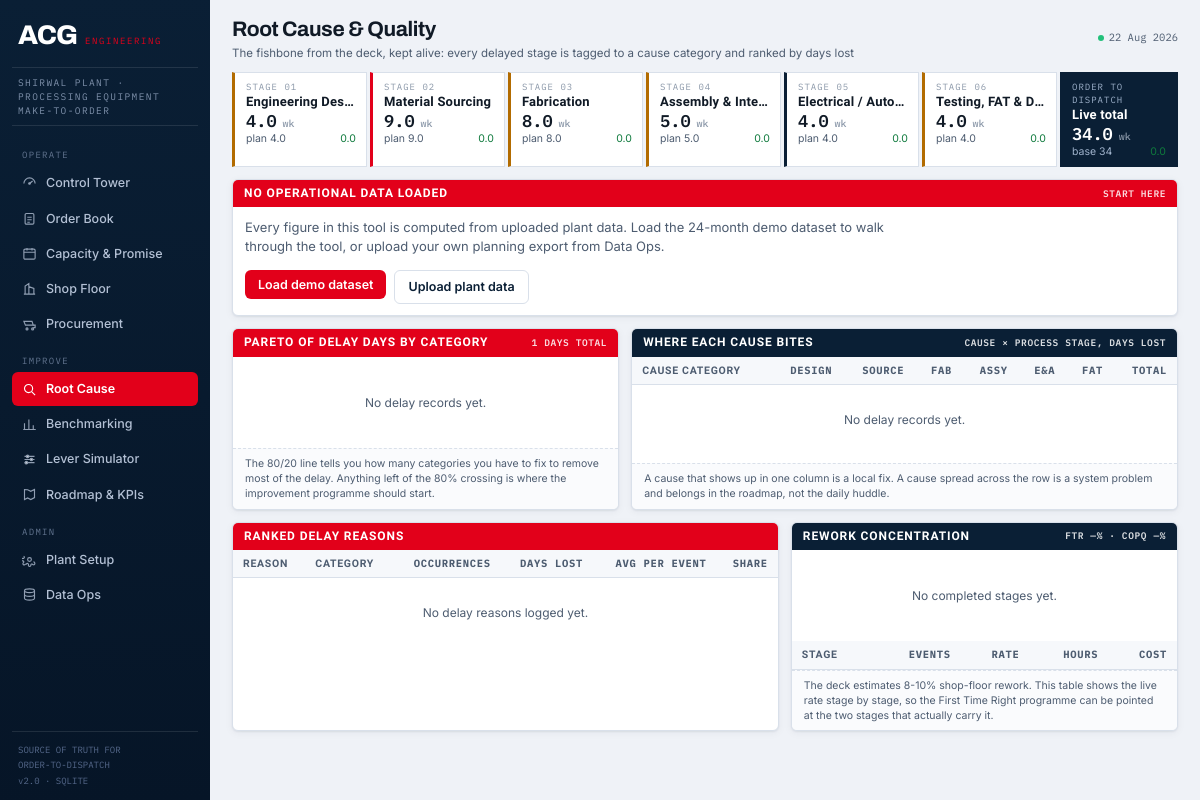
Page /root-cause on the committed database.
### tables this page shows
CREATE TABLE stages (
    id INTEGER PRIMARY KEY,
    seq INTEGER NOT NULL,
    name TEXT NOT NULL,
    short_name TEXT NOT NULL,
    acg_weeks REAL NOT NULL,
    industry_low REAL NOT NULL,
    industry_high REAL NOT NULL,
    best_in_class_low REAL NOT NULL,
    best_in_class_high REAL NOT NULL,
    wip_capacity INTEGER NOT NULL DEFAULT 4,   -- jobs the stage can hold concurrently
    owner_function TEXT NOT NULL DEFAULT ''
);

### app.py (the view)
@app.route("/root-cause")
def root_cause():
    db = get_db()
    par, total = E.pareto(db)
    return render_template("root_cause.html", pareto=par, total_delay=total,
                           reasons=E.top_reasons(db, 12), matrix=E.delay_matrix(db),
                           rework=E.rework_by_stage(db), kpis=E.compute_kpis(db))

### app.py (called while the page is built)
def get_conn():
    conn = sqlite3.connect(DB)
    conn.row_factory = sqlite3.Row
    conn.execute("PRAGMA foreign_keys = ON")
    return conn

def get_db():
    if "db" not in g:
        g.db = get_conn()
    return g.db

@app.context_processor
def inject_globals():
    db = get_db()
    kpis = E.compute_kpis(db)
    spine = E.stage_actuals(db)
    return {
        "today_str": date.today().strftime("%d %b %Y"),
        "spine": spine,
        "spine_total": round(sum(s["live"] for s in spine), 1),
        "spine_bench": round(sum(s["benchmark"] for s in spine), 1),
        "g_kpis": kpis,
        "has_data": kpis["jobs_total"] > 0,
    }

### engine.py (called while the page is built)
def get_settings(db):
    out = dict(FIN_ASSUMPTIONS)
    try:
        for r in db.execute("SELECT key, value FROM settings").fetchall():
            if r["key"] in out:
                try:
                    out[r["key"]] = float(r["value"])
                except (TypeError, ValueError):
                    pass
    except Exception:
        pass
    return out

def pareto(db):
    rows = db.execute(
        "SELECT category, SUM(delay_days) d, COUNT(*) n FROM delay_logs GROUP BY category ORDER BY d DESC"
    ).fetchall()
    total = sum(r["d"] for r in rows) or 1
    cum, out = 0, []
    for r in rows:
        cum += r["d"]
        out.append({"category": r["category"], "days": round(r["d"], 1), "occurrences": r["n"],
                    "pct": round(100 * r["d"] / total, 1), "cum_pct": round(100 * cum / total, 1)})
    return out, round(total, 1)

def top_reasons(db, limit=10):
    rows = db.execute(
        """SELECT reason, category, SUM(delay_days) d, COUNT(*) n FROM delay_logs
           GROUP BY reason, category ORDER BY d DESC LIMIT ?""", (limit,)
    ).fetchall()
    return [{"reason": r["reason"], "category": r["category"],
             "total_days": round(r["d"], 1), "occurrences": r["n"]} for r in rows]

### templates/root_cause.html (shortened to what this page needs)
{% extends "base.html" %}
{% block heading %}Root Cause &amp; Quality{% endblock %}
{% block subheading %}The fishbone from the deck, kept alive: every delayed stage is tagged to a cause category and ranked by days lost{% endblock %}
{% block content %}
<div class="row">
  <div class="c5 panel">
    <div class="bar">Pareto of delay days by category<span class="tag">{{ total_delay }} DAYS TOTAL</span></div>
    <div class="bd">{% if pareto %}<div class="chartbox lg"><canvas id="par"></canvas></div>
    {% else %}<div class="empty">No delay records yet.</div>{% endif %}</div>
    <div class="note">The 80/20 line tells you how many categories you have to fix to remove most of the delay. Anything left of the 80% crossing is where the improvement programme should start.</div>
  </div>
  <div class="c7 panel">
    <div class="bar navy">Where each cause bites<span class="tag">CAUSE &#215; PROCESS STAGE, DAYS LOST</span></div>
    <div class="bd flush">
      <table>
        <thead><tr><th>Cause category</th>{% for s in matrix.stages %}<th class="num">{{ s }}</th>{% endfor %}<th class="num">Total</th></tr></thead>
        <tbody>
        {% for r in matrix.rows %}
          <tr><td>{{ r.category }}</td>
            {% for c in r.cells %}
            <td style="padding:3px 4px;"><span class="heat {{ 'over' if c.heat > 0.66 else ('tight' if c.heat > 0.33 else ('ok' if c.heat > 0 else 'free')) }}">{{ c.v if c.v else '·' }}</span></td>
            {% endfor %}
            <td class="num"><b>{{ r.total }}</b></td></tr>
        {% else %}<tr><td colspan="8" class="empty">No delay records yet.</td></tr>{% endfor %}
        </tbody>
      </table>
    </div>
    <div class="note">A cause that shows up in one column is a local fix. A cause spread across the row is a system problem and belongs in the roadmap, not the daily huddle.</div>
  </div>
</div>
<div class="row">
  <div class="c7 panel">
    <div class="bar">Ranked delay reasons</div>
    <div class="bd flush scroll">
      <table>
        <thead><tr><th>Reason</th><th>Category</th><th class="num">Occurrences</th><th class="num">Days lost</th><th class="num">Avg per event</th><th class="num">Share</th></tr></thead>
        <tbody>
        {% for r in reasons %}
          <tr><td>{{ r.reason }}</td><td><span class="chip neutral">{{ r.category }}</span></td>
            <td class="num">{{ r.occurrences }}</td><td class="num">{{ r.total_days }}</td>
            <td class="num">{{ (r.total_days / r.occurrences)|round(1) }}</td>
            <td class="num">{{ (100 * r.total_days / total_delay)|round(1) if total_delay else 0 }}%</td></tr>
        {% else %}<tr><td colspan="6" class="empty">No delay reasons logged yet.</td></tr>{% endfor %}
        </tbody>
      </table>
    </div>
  </div>
  <div class="c5 panel">
    <div class="bar navy">Rework concentration<span class="tag">FTR {{ g_kpis.ftr_pct or '—' }}% · COPQ {{ g_kpis.copq_pct or '—' }}%</span></div>
    <div class="bd">{% if rework %}<div class="chartbox"><canvas id="rw"></canvas></div>{% else %}<div class="empty">No completed stages yet.</div>{% endif %}</div>
    <div class="bd flush">
      <table>
        <thead><tr><th>Stage</th><th class="num">Events</th><th class="num">Rate</th><th class="num">Hours</th><th class="num">Cost</th></tr></thead>
      </table>
    </div>
    <div class="note">The deck estimates 8-10% shop-floor rework. This table shows the live rate stage by stage, so the First Time Right programme can be pointed at the two stages that actually carry it.</div>
  </div>
</div>
{% endblock %}

### templates/base.html (shortened to what this page needs)
<!DOCTYPE html>
<html lang="en">
<head>
<link rel="stylesheet" href="{{ url_for('static', filename='css/style.css') }}">
</head>
<body>
<div class="shell">
<aside class="rail">
  <div class="mark"><b>ACG</b><span>ENGINEERING</span></div>
  <div class="plant">SHIRWAL PLANT · PROCESSING EQUIPMENT<br>MAKE-TO-ORDER</div>
  <nav>
    <div class="grp">OPERATE</div>
    <a href="{{ url_for('dashboard') }}" class="{{ 'on' if request.endpoint=='dashboard' }}">
      <svg viewBox="0 0 24 24" fill="none" stroke="currentColor" stroke-width="1.8"><path d="M3 12a9 9 0 0 1 18 0"/><path d="M12 12l5-4"/><circle cx="12" cy="12" r="1.3" fill="currentColor"/></svg>Control Tower</a>
    <a href="{{ url_for('jobs_list') }}" class="{{ 'on' if request.endpoint in ['jobs_list','job_detail'] }}">
      <svg viewBox="0 0 24 24" fill="none" stroke="currentColor" stroke-width="1.8"><rect x="5" y="4" width="14" height="17" rx="2"/><path d="M8.5 10h7M8.5 14h7M8.5 18h4"/></svg>Order Book</a>
    <a href="{{ url_for('schedule') }}" class="{{ 'on' if request.endpoint=='schedule' }}">
      <svg viewBox="0 0 24 24" fill="none" stroke="currentColor" stroke-width="1.8"><rect x="3" y="5" width="18" height="16" rx="2"/><path d="M3 10h18M8 3v4M16 3v4"/></svg>Capacity &amp; Promise</a>
    <a href="{{ url_for('floor') }}" class="{{ 'on' if request.endpoint=='floor' }}">
      <svg viewBox="0 0 24 24" fill="none" stroke="currentColor" stroke-width="1.8"><path d="M3 21h18M5 21V8l6-4v17M11 21V9l8 3v9"/><path d="M15 15h.01M15 18h.01"/></svg>Shop Floor</a>
    <a href="{{ url_for('procurement') }}" class="{{ 'on' if request.endpoint=='procurement' }}">
      <svg viewBox="0 0 24 24" fill="none" stroke="currentColor" stroke-width="1.8"><path d="M3 7h13l2 6H5.5z"/><path d="M18 13h3v4h-3"/><circle cx="8" cy="19" r="1.6"/><circle cx="17" cy="19" r="1.6"/></svg>Procurement</a>
    <div class="grp">IMPROVE</div>
    <a href="{{ url_for('root_cause') }}" class="{{ 'on' if request.endpoint=='root_cause' }}">
      <svg viewBox="0 0 24 24" fill="none" stroke="currentColor" stroke-width="1.8"><circle cx="10.5" cy="10.5" r="6.5"/><path d="M15.3 15.3 21 21"/></svg>Root Cause</a>
    <a href="{{ url_for('benchmark') }}" class="{{ 'on' if request.endpoint=='benchmark' }}">
      <svg viewBox="0 0 24 24" fill="none" stroke="currentColor" stroke-width="1.8"><path d="M4 20V10M11 20V4M18 20v-7M2 20h20"/></svg>Benchmarking</a>
    <a href="{{ url_for('simulator') }}" class="{{ 'on' if request.endpoint=='simulator' }}">
      <svg viewBox="0 0 24 24" fill="none" stroke="currentColor" stroke-width="1.8"><path d="M4 7h16M4 12h16M4 17h16"/><circle cx="9" cy="7" r="2" fill="#fff"/><circle cx="15" cy="12" r="2" fill="#fff"/><circle cx="7" cy="17" r="2" fill="#fff"/></svg>Lever Simulator</a>
    <a href="{{ url_for('roadmap') }}" class="{{ 'on' if request.endpoint=='roadmap' }}">
      <svg viewBox="0 0 24 24" fill="none" stroke="currentColor" stroke-width="1.8"><path d="M4 4v16l5-2.5L14 20l6-3V4l-6 3-5-2.5L4 4Z"/></svg>Roadmap &amp; KPIs</a>
    <div class="grp">ADMIN</div>
    <a href="{{ url_for('setup') }}" class="{{ 'on' if request.endpoint=='setup' }}">
      Plant Setup</a>
    <a href="{{ url_for('data_ops') }}" class="{{ 'on' if request.endpoint=='data_ops' }}">
      <svg viewBox="0 0 24 24" fill="none" stroke="currentColor" stroke-width="1.8"><ellipse cx="12" cy="6" rx="8" ry="3"/><path d="M4 6v12c0 1.7 3.6 3 8 3s8-1.3 8-3V6M4 12c0 1.7 3.6 3 8 3s8-1.3 8-3"/></svg>Data Ops</a>
  </nav>
  <div class="foot">SOURCE OF TRUTH FOR<br>ORDER-TO-DISPATCH<br>v2.0 · SQLITE</div>
</aside>
<main class="main">
  <div class="topbar">
    <div>
      <h1>{% block heading %}{% endblock %}</h1>
      <div class="sub">{% block subheading %}{% endblock %}</div>
    </div>
    <div class="meta">
      <span><span class="dot"></span>{{ today_str }}</span>
    </div>
  </div>
  {% block spine %}
  <div class="spine">
    {% for s in spine %}
    <div class="seg {{ 'hot' if s.gap_vs_best > 3 else ('warm' if s.gap_vs_best > 1 else '') }}">
      <div class="n">STAGE 0{{ s.seq }}</div>
      <div class="nm">{{ s.name }}</div>
      <div class="v">{{ s.live }}<small> wk</small></div>
      <div class="d">
        <span>plan {{ s.benchmark }}</span>
        <span class="{{ 'up' if s.vs_benchmark > 0 else 'down' }}">{{ '+' if s.vs_benchmark > 0 }}{{ s.vs_benchmark }}</span>
      </div>
    </div>
    {% endfor %}
    <div class="seg tot">
      <div class="n">ORDER TO DISPATCH</div>
      <div class="nm" style="color:#fff">Live total</div>
      <div class="v">{{ spine_total }}<small> wk</small></div>
      <div class="d"><span>base 34</span><span class="{{ 'up' if spine_total > 34 else 'down' }}">{{ '+' if spine_total > 34 }}{{ (spine_total - 34)|round(1) }}</span></div>
    </div>
  </div>
  {% endblock %}
  {% if not has_data and request.endpoint != 'data_ops' %}
  <div class="row"><div class="c12 panel"><div class="bar">No operational data loaded<span class="tag">START HERE</span></div>
    <div class="bd" style="display:flex;justify-content:space-between;align-items:center;gap:14px;flex-wrap:wrap;">
      <div class="muted" style="max-width:640px;">Every figure in this tool is computed from uploaded plant data. Load the 24-month demo dataset to walk through the tool, or upload your own planning export from Data Ops.</div>
      <div style="display:flex;gap:8px;">
        <form method="POST" action="{{ url_for('load_demo') }}"><button type="submit">Load demo dataset</button></form>
        <a class="btn ghost" href="{{ url_for('data_ops') }}">Upload plant data</a>
      </div>
    </div></div></div>
  {% endif %}
  {% block content %}{% endblock %}
</main>
</div>
</body>
</html>

### rows in the picture
stages: seq "1", name "Engineering Des…", live "4.0", benchmark "4.0", vs_benchmark "0.0", short_name "DESIGN"
stages: seq "2", name "Material Sourcing", live "9.0", benchmark "9.0", vs_benchmark "0.0", short_name "SOURCE"
stages: seq "3", name "Fabrication", live "8.0", benchmark "8.0", vs_benchmark "0.0", short_name "FAB"
stages: seq "4", name "Assembly & Inte…", live "5.0", benchmark "5.0", vs_benchmark "0.0", short_name "ASSY"
stages: seq "5", name "Electrical / Auto…", live "4.0", benchmark "4.0", vs_benchmark "0.0", short_name "E&A"
stages: seq "6", name "Testing, FAT & D…", live "4.0", benchmark "4.0", vs_benchmark "0.0", short_name "FAT"

### other values in the picture
{{ spine_total }} "34.0"
{{ (spine_total - 34)|round(1) }} "0.0"
{{ total_delay }} "1"
{{ g_kpis.ftr_pct or '—' }} "—"
{{ g_kpis.copq_pct or '—' }} "—"
